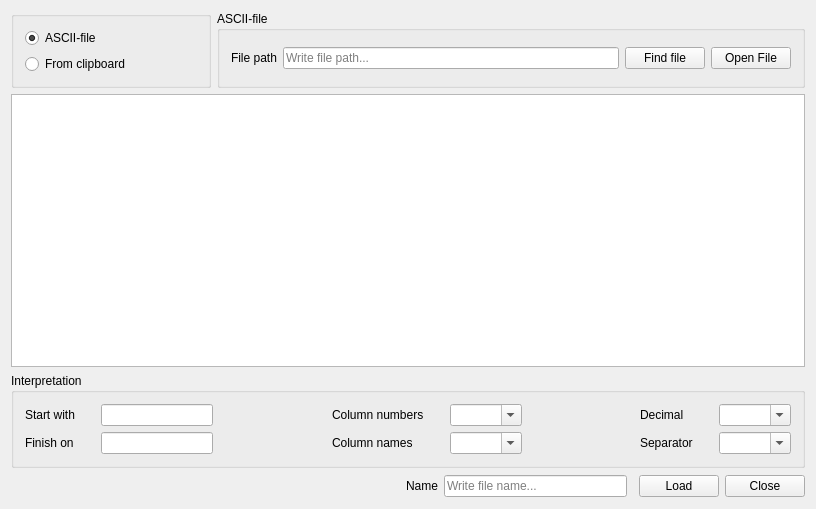
<?xml version="1.0" encoding="UTF-8"?>
<ui version="4.0">
 <class>LoadingCloudDialog</class>
 <widget class="QDialog" name="LoadingCloudDialog">
  <property name="geometry">
   <rect>
    <x>0</x>
    <y>0</y>
    <width>816</width>
    <height>509</height>
   </rect>
  </property>
  <property name="windowTitle">
   <string>LoadingCloudWindow</string>
  </property>
  <layout class="QGridLayout">
   <item row="1" column="0" colspan="9">
    <widget class="QTextEdit" name="inputData">
     <property name="focusPolicy">
      <enum>Qt::NoFocus</enum>
     </property>
     <property name="lineWrapMode">
      <enum>QTextEdit::NoWrap</enum>
     </property>
     <property name="readOnly">
      <bool>true</bool>
     </property>
    </widget>
   </item>
   <item row="3" column="8">
    <widget class="QPushButton" name="closeWindowBtn">
     <property name="focusPolicy">
      <enum>Qt::NoFocus</enum>
     </property>
     <property name="text">
      <string>Close</string>
     </property>
    </widget>
   </item>
   <item row="3" column="3">
    <widget class="QLabel" name="nameFigureLabel">
     <property name="text">
      <string>Name</string>
     </property>
    </widget>
   </item>
   <item row="2" column="0" colspan="9">
    <widget class="QGroupBox" name="groupOfSettings">
     <property name="title">
      <string>Interpretation</string>
     </property>
     <layout class="QGridLayout" name="gridLayout_2">
      <item row="0" column="6">
       <widget class="QComboBox" name="columnNumbersBox">
        <property name="focusPolicy">
         <enum>Qt::ClickFocus</enum>
        </property>
        <property name="editable">
         <bool>true</bool>
        </property>
       </widget>
      </item>
      <item row="1" column="6">
       <widget class="QComboBox" name="columnNamesBox">
        <property name="focusPolicy">
         <enum>Qt::ClickFocus</enum>
        </property>
        <property name="editable">
         <bool>true</bool>
        </property>
       </widget>
      </item>
      <item row="0" column="3" rowspan="2">
       <spacer name="horizontalSpacer_2">
        <property name="orientation">
         <enum>Qt::Horizontal</enum>
        </property>
        <property name="sizeHint" stdset="0">
         <size>
          <width>40</width>
          <height>20</height>
         </size>
        </property>
       </spacer>
      </item>
      <item row="0" column="7" rowspan="2">
       <spacer name="horizontalSpacer_3">
        <property name="orientation">
         <enum>Qt::Horizontal</enum>
        </property>
        <property name="sizeHint" stdset="0">
         <size>
          <width>40</width>
          <height>20</height>
         </size>
        </property>
       </spacer>
      </item>
      <item row="1" column="0">
       <widget class="QLabel" name="finishLineLabel">
        <property name="text">
         <string>Finish on</string>
        </property>
       </widget>
      </item>
      <item row="0" column="0">
       <widget class="QLabel" name="startLineLabel">
        <property name="text">
         <string>Start with</string>
        </property>
       </widget>
      </item>
      <item row="0" column="10">
       <widget class="QComboBox" name="decimalBox">
        <property name="focusPolicy">
         <enum>Qt::ClickFocus</enum>
        </property>
        <property name="editable">
         <bool>true</bool>
        </property>
       </widget>
      </item>
      <item row="1" column="2">
       <widget class="QLineEdit" name="finishLineEdit">
        <property name="focusPolicy">
         <enum>Qt::ClickFocus</enum>
        </property>
       </widget>
      </item>
      <item row="0" column="2">
       <widget class="QLineEdit" name="startLineEdit">
        <property name="focusPolicy">
         <enum>Qt::ClickFocus</enum>
        </property>
       </widget>
      </item>
      <item row="1" column="8">
       <widget class="QLabel" name="separatorLabel">
        <property name="text">
         <string>Separator</string>
        </property>
       </widget>
      </item>
      <item row="0" column="8">
       <widget class="QLabel" name="decimalLabel">
        <property name="text">
         <string>Decimal</string>
        </property>
       </widget>
      </item>
      <item row="1" column="10">
       <widget class="QComboBox" name="separatorBox">
        <property name="focusPolicy">
         <enum>Qt::ClickFocus</enum>
        </property>
        <property name="editable">
         <bool>true</bool>
        </property>
       </widget>
      </item>
      <item row="0" column="4">
       <widget class="QLabel" name="columnNumbersLabel">
        <property name="text">
         <string>Column numbers</string>
        </property>
       </widget>
      </item>
      <item row="1" column="4">
       <widget class="QLabel" name="columnNamesLabel">
        <property name="text">
         <string>Column names</string>
        </property>
       </widget>
      </item>
      <item row="0" column="5" rowspan="2">
       <spacer name="horizontalSpacer_4">
        <property name="orientation">
         <enum>Qt::Horizontal</enum>
        </property>
        <property name="sizeType">
         <enum>QSizePolicy::Fixed</enum>
        </property>
        <property name="sizeHint" stdset="0">
         <size>
          <width>20</width>
          <height>20</height>
         </size>
        </property>
       </spacer>
      </item>
      <item row="0" column="9" rowspan="2">
       <spacer name="horizontalSpacer_5">
        <property name="orientation">
         <enum>Qt::Horizontal</enum>
        </property>
        <property name="sizeType">
         <enum>QSizePolicy::Fixed</enum>
        </property>
        <property name="sizeHint" stdset="0">
         <size>
          <width>20</width>
          <height>20</height>
         </size>
        </property>
       </spacer>
      </item>
      <item row="0" column="1" rowspan="2">
       <spacer name="horizontalSpacer_6">
        <property name="orientation">
         <enum>Qt::Horizontal</enum>
        </property>
        <property name="sizeType">
         <enum>QSizePolicy::Fixed</enum>
        </property>
        <property name="sizeHint" stdset="0">
         <size>
          <width>20</width>
          <height>20</height>
         </size>
        </property>
       </spacer>
      </item>
     </layout>
    </widget>
   </item>
   <item row="3" column="0" colspan="2">
    <widget class="QLabel" name="notifyLabel">
     <property name="enabled">
      <bool>true</bool>
     </property>
     <property name="minimumSize">
      <size>
       <width>200</width>
       <height>24</height>
      </size>
     </property>
     <property name="text">
      <string/>
     </property>
    </widget>
   </item>
   <item row="3" column="4">
    <widget class="QLineEdit" name="nameFigureLineEdit">
     <property name="focusPolicy">
      <enum>Qt::ClickFocus</enum>
     </property>
     <property name="contextMenuPolicy">
      <enum>Qt::DefaultContextMenu</enum>
     </property>
     <property name="placeholderText">
      <string>Write file name...</string>
     </property>
    </widget>
   </item>
   <item row="3" column="6" colspan="2">
    <widget class="QPushButton" name="loadCloudBtn">
     <property name="focusPolicy">
      <enum>Qt::NoFocus</enum>
     </property>
     <property name="text">
      <string>Load</string>
     </property>
    </widget>
   </item>
   <item row="0" column="2" colspan="7">
    <widget class="QGroupBox" name="groupOfFileWidgets">
     <property name="enabled">
      <bool>true</bool>
     </property>
     <property name="title">
      <string>ASCII-file</string>
     </property>
     <layout class="QHBoxLayout" name="horizontalLayout">
      <item>
       <widget class="QLabel" name="fileNameLabel">
        <property name="text">
         <string>File path</string>
        </property>
       </widget>
      </item>
      <item>
       <widget class="QLineEdit" name="filePathLineEdit">
        <property name="enabled">
         <bool>true</bool>
        </property>
        <property name="focusPolicy">
         <enum>Qt::ClickFocus</enum>
        </property>
        <property name="inputMask">
         <string/>
        </property>
        <property name="text">
         <string/>
        </property>
        <property name="placeholderText">
         <string>Write file path...</string>
        </property>
       </widget>
      </item>
      <item>
       <widget class="QPushButton" name="findFileBtn">
        <property name="focusPolicy">
         <enum>Qt::NoFocus</enum>
        </property>
        <property name="text">
         <string>Find file</string>
        </property>
       </widget>
      </item>
      <item>
       <widget class="QPushButton" name="openFileBtn">
        <property name="focusPolicy">
         <enum>Qt::NoFocus</enum>
        </property>
        <property name="text">
         <string>Open File</string>
        </property>
       </widget>
      </item>
     </layout>
    </widget>
   </item>
   <item row="0" column="0" colspan="2">
    <widget class="QGroupBox" name="groupOfBtnWidgets">
     <property name="title">
      <string/>
     </property>
     <layout class="QVBoxLayout" name="verticalLayout">
      <item>
       <widget class="QRadioButton" name="fileBtn">
        <property name="text">
         <string>ASCII-file</string>
        </property>
        <property name="checked">
         <bool>true</bool>
        </property>
       </widget>
      </item>
      <item>
       <widget class="QRadioButton" name="clipboardBtn">
        <property name="text">
         <string>From clipboard</string>
        </property>
       </widget>
      </item>
     </layout>
    </widget>
   </item>
   <item row="3" column="2">
    <spacer name="horizontalSpacer">
     <property name="orientation">
      <enum>Qt::Horizontal</enum>
     </property>
     <property name="sizeHint" stdset="0">
      <size>
       <width>40</width>
       <height>20</height>
      </size>
     </property>
    </spacer>
   </item>
  </layout>
  <zorder>groupOfBtnWidgets</zorder>
  <zorder>inputData</zorder>
  <zorder>groupOfSettings</zorder>
  <zorder>loadCloudBtn</zorder>
  <zorder>nameFigureLabel</zorder>
  <zorder>nameFigureLineEdit</zorder>
  <zorder>closeWindowBtn</zorder>
  <zorder>notifyLabel</zorder>
  <zorder>groupOfFileWidgets</zorder>
  <zorder>horizontalSpacer</zorder>
 </widget>
 <layoutdefault spacing="6" margin="11"/>
 <resources/>
 <connections/>
</ui>
